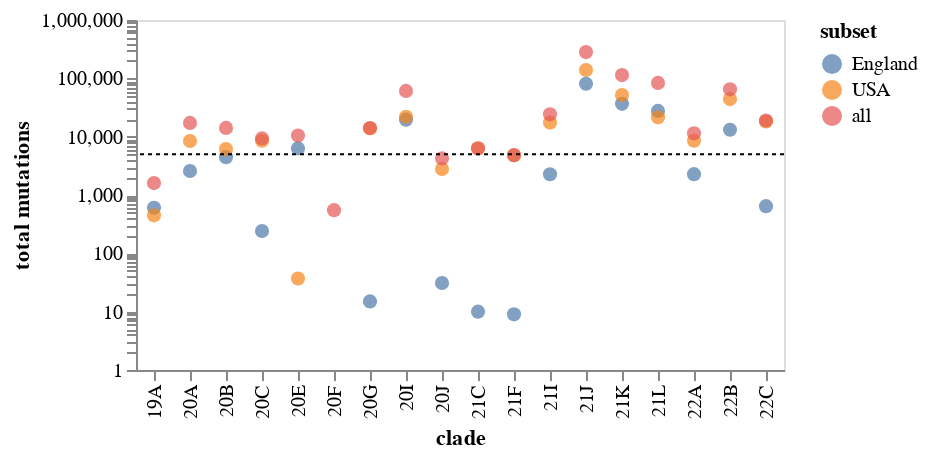

Notebook source saved alongside this figure:
### Markdown cell above
Plot total mutation counts for each clade and subset on a log scale.
Also draw a line at our minimum cutoff: we only keep subsets above this cutoff:

### Code cell
clade_counts = (
    mut_type_counts
    .groupby(["clade", "subset"], as_index=False)
    .aggregate({"count": "sum"})
)

clade_counts_chart = (
    alt.Chart(clade_counts)
    .encode(
        x="clade",
        y=alt.Y("count", title="total mutations", scale=alt.Scale(type="log")),
        tooltip=["clade", "subset", "count"],
        color="subset",
    )
    .mark_circle(size=50, opacity=0.7)
    .properties(width=alt.Step(18), height=175)
)

# draw cutoff line
cutoff = (
    alt.Chart(pd.DataFrame({"y": [synonymous_spectra_min_counts]}))
    .encode(y="y")
    .mark_rule(strokeDash=[2, 2])
)

(clade_counts_chart + cutoff).configure_axis(grid=False)

### Figure 1 — Vega-Lite specification as saved in the notebook (floating-point values rounded to 4 significant figures)
{"config": {"view": {"continuousWidth": 400, "continuousHeight": 300}, "axis": {"grid": false}}, "layer": [{"data": {"name": "data-1dcec2d1851444bf8412843c942e53de"}, "mark": {"type": "circle", "opacity": 0.7, "size": 50}, "encoding": {"color": {"field": "subset", "type": "nominal"}, "tooltip": [{"field": "clade", "type": "nominal"}, {"field": "subset", "type": "nominal"}, {"field": "count", "type": "quantitative"}], "x": {"field": "clade", "type": "nominal"}, "y": {"field": "count", "scale": {"type": "log"}, "title": "total mutations", "type": "quantitative"}}, "height": 175, "width": {"step": 18}}, {"data": {"name": "data-9d9e832a3b89e17cd1e72e4f821f0927"}, "mark": {"type": "rule", "strokeDash": [2, 2]}, "encoding": {"y": {"field": "y", "type": "quantitative"}}}], "$schema": "https://vega.github.io/schema/vega-lite/v4.17.0.json", "datasets": {"data-1dcec2d1851444bf8412843c942e53de": [{"clade": "19A", "subset": "England", "count": 604}, {"clade": "19A", "subset": "USA", "count": 448}, {"clade": "19A", "subset": "all", "count": 1601}, {"clade": "20A", "subset": "England", "count": 2580}, {"clade": "20A", "subset": "USA", "count": 8439}, {"clade": "20A", "subset": "all", "count": 17202}, {"clade": "20B", "subset": "England", "count": 4451}, {"clade": "20B", "subset": "USA", "count": 6129}, {"clade": "20B", "subset": "all", "count": 14121}, {"clade": "20C", "subset": "England", "count": 241}, {"clade": "20C", "subset": "USA", "count": 8516}, {"clade": "20C", "subset": "all", "count": 9344}, {"clade": "20E", "subset": "England", "count": 6287}, {"clade": "20E", "subset": "USA", "count": 37}, {"clade": "20E", "subset": "all", "count": 10454}, {"clade": "20F", "subset": "all", "count": 550}, {"clade": "20G", "subset": "England", "count": 15}, {"clade": "20G", "subset": "USA", "count": 13950}, {"clade": "20G", "subset": "all", "count": 14019}, {"clade": "20I", "subset": "England", "count": 19559}, {"clade": "20I", "subset": "USA", "count": 21919}, {"clade": "20I", "subset": "all", "count": 60858}, {"clade": "20J", "subset": "England", "count": 31}, {"clade": "20J", "subset": "USA", "count": 2790}, {"clade": "20J", "subset": "all", "count": 4236}, {"clade": "21C", "subset": "England", "count": 10}, {"clade": "21C", "subset": "USA", "count": 6276}, {"clade": "21C", "subset": "all", "count": 6308}, {"clade": "21F", "subset": "England", "count": 9}, {"clade": "21F", "subset": "USA", "count": 4810}, {"clade": "21F", "subset": "all", "count": 4818}, {"clade": "21I", "subset": "England", "count": 2268}, {"clade": "21I", "subset": "USA", "count": 17419}, {"clade": "21I", "subset": "all", "count": 24117}, {"clade": "21J", "subset": "England", "count": 80893}, {"clade": "21J", "subset": "USA", "count": 138653}, {"clade": "21J", "subset": "all", "count": 282051}, {"clade": "21K", "subset": "England", "count": 36511}, {"clade": "21K", "subset": "USA", "count": 51666}, {"clade": "21K", "subset": "all", "count": 113721}, {"clade": "21L", "subset": "England", "count": 27649}, {"clade": "21L", "subset": "USA", "count": 21464}, {"clade": "21L", "subset": "all", "count": 83475}, {"clade": "22A", "subset": "England", "count": 2275}, {"clade": "22A", "subset": "USA", "count": 8521}, {"clade": "22A", "subset": "all", "count": 11413}, {"clade": "22B", "subset": "England", "count": 13152}, {"clade": "22B", "subset": "USA", "count": 44110}, {"clade": "22B", "subset": "all", "count": 64765}, {"clade": "22C", "subset": "England", "count": 643}, {"clade": "22C", "subset": "USA", "count": 18167}, {"clade": "22C", "subset": "all", "count": 18958}], "data-9d9e832a3b89e17cd1e72e4f821f0927": [{"y": 5000}]}}
